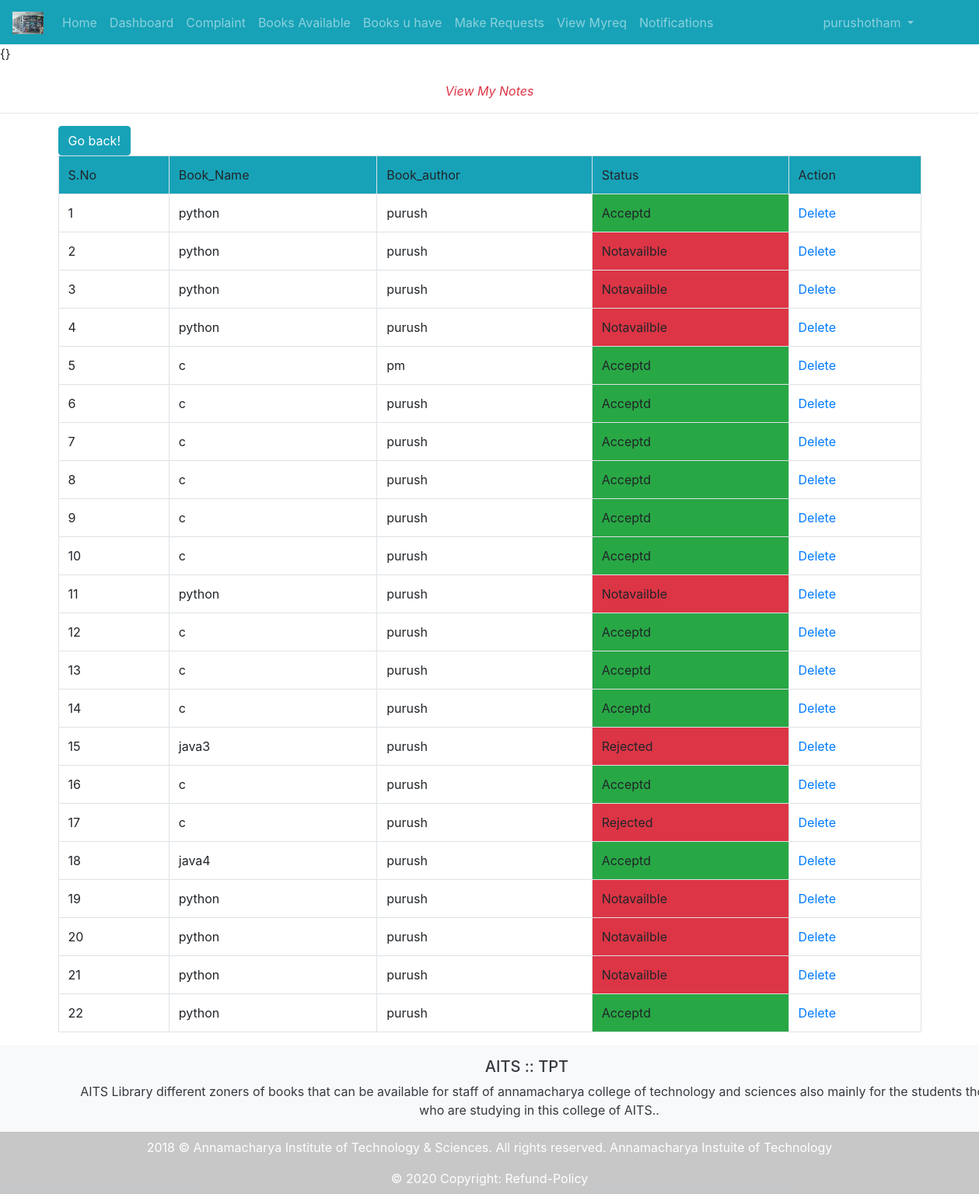
Page /myreq/ (signed in) on the committed database.
### NoteApp/models.py (models this page shows)
class st_admin_data(models.Model):
	Rg_No=models.CharField(max_length=120)
	Branch=models.CharField(max_length=120)
	Name=models.CharField(max_length=120)
	issue_status=models.IntegerField(default=0)
	Book_name=models.CharField(max_length=120)
	Book_author=models.CharField(max_length=120)
	Book_count=models.IntegerField(default=0)
	Issue_date=models.DateField(blank=True,null=True)
	Expire_date=models.DateField(blank=True,null=True)
	uid=models.ForeignKey(User,on_delete=models.CASCADE)

### NoteApp/views.py (the view)
# urls.py: path('myreq/',views.myreq,name='myreq'),
@login_required
def myreq(req):
	notes=st_admin_data.objects.filter(uid_id=req.user.id)
	return render(req,'html/myres.html',{'data':notes})

### NoteApp/templates/html/myres.html (shortened to what this page needs)
{% extends 'html/base.html' %}
{% load static %}
{% block content %}
<div class="text-center text-danger">
	<br>
	<span><i>View My Notes</i></span>
</div>
<hr>
<div class="container">
	<table class="table table-bordered">
		<input type="button" value="Go back!" class="btn btn-info" onclick="history.back()">
		<tr class="bg bg-info">
			<td>S.No</td>
			<td>Book_Name</td>
			<td>Book_author</td>
			<td>Status</td>
			<td>Action</td>
		</tr>
				{% for i in data %}
				<tr>
					<td>{{forloop.counter}}</td>
					<td>{{i.Book_name}}</td>
					<td>{{i.Book_author}}</td>
					{% if i.issue_status is 0 %}
					<td class="bg bg-warning">pending</td>
					{% elif i.issue_status is 1 %}
					<td class="bg bg-success">Acceptd</td>
					{% elif i.issue_status is 2 %}
					<td class="bg bg-danger">Rejected</td>
					{% else %}
					<td class="bg bg-danger">Notavailble</td>
					{% endif %}
					<td><a class="confirm-delete" href="{% url 'datadelete' i.id %}">Delete</a></td>
				</tr>
			{% endfor %}
	</table>
</div>
{% endblock %}

### NoteApp/templates/html/navbar.html (shortened to what this page needs)
{% load static %}
<nav class="navbar navbar-expand-sm bg-info navbar-dark  navbar-expand-sm">
  <a class="navbar-brand" href="{% url 'hm' %}">
    <img src="{% static 'images/libnew.jpg' %}" alt="logo" style="width:40px;">
  </a>
  <div class="collapse navbar-collapse" id="collapsibleNavbar">
  <ul class="navbar-nav">
    {% if not user.is_authenticated %}
    <li class="nav-item">
      <a class="nav-link" href="{% url 'hm' %}">Home</a>
    </li>
    <li class="nav-item">
      <a class="nav-link" href="{% url 'at' %}">AboutUs</a>
    </li>
   <li class="nav-item">
      <a class="nav-link" href="{% url 'ct' %}">Contactdetails</a>
    </li>
    {% else %}
    {% if user.is_superuser %}
     <li class="nav-item">
      <a class="nav-link" href="{% url 'hm' %}">Home</a>
    </li>
     <li class="nav-item">
      <a class="nav-link" href="{% url 'dsh' %}">Dashboard</a>
    </li>
    <li class="nav-item">
      <a class="nav-link" href="{% url 'complaint' %}">Complaint</a>
    </li>
    <li class="nav-item">
      <a class="nav-link" href="{% url 'books_avail' %}">Books Available</a>
    </li>
    <li class="dropdown">
      <a type="button" class="nav-link dropdown-toggle" data-toggle="dropdown">Books Status</a>
      <div class="dropdown-menu">
        <a class="dropdown-item" href="{% url 'Books' %}">Issued Books</a>
      <a class="dropdown-item" href="{% url 'books_return'%}">Return Books</a></div>
    </li>
    <li class="nav-item">
      <a class="nav-link" href="{% url 'Books' %}">Students Requests</a>
    </li>
     <li class="nav-item" style='display:inline'>
      <a class="nav-link" href="{% url 'viewn' %}">Notifications</a><sub class="text-light">View<sup class="text-danger">{{d}}</sup></sub>
    </li>
    {% else %}
      <li class="nav-item">
      <a class="nav-link" href="{% url 'hm' %}">Home</a>
    </li>
     <li class="nav-item">
      <a class="nav-link" href="{% url 'dsh' %}">Dashboard</a>
    </li>
    <li class="nav-item">
      <a class="nav-link" href="{% url 'complaint' %}">Complaint</a>
    </li>
    <li class="nav-item">
      <a class="nav-link" href="{% url 'studentbooks_avail' %}">Books Available</a>
    </li>
     <li class="nav-item">
      <a class="nav-link" href="{% url 'Books' %}">Books u have</a>
    </li>
    <li class="nav-item">
      <a class="nav-link" href="{% url 'send_request' %}">Make Requests</a>
    </li>
    <li class="nav-item">
        <a class="nav-link" href="{% url 'myreq' %}">View Myreq</a>
      </li>
     <li class="nav-item">
      <a class="nav-link" href="{% url 'Books' %}">Notifications</a>
    </li>
    {% endif %}
    {% endif %}
  </ul>
  <ul class="navbar-nav ml-auto" style="margin-right:60px">
    {% if not user.is_authenticated %}
    <li class="nav-item">
      <a class="nav-link" href="{% url 'log' %}">LogIn</a>
    </li>
    {% else %}
  <li class="dropdown">
    <a type="button" class="nav-link dropdown-toggle" data-toggle="dropdown">
      {{user.username}}
    </a>
</li>
{% endif %}
</ul>
</div>
</nav>

### rows in the picture
st_admin_data: Book_name "python", Book_author "purush", issue_status "Acceptd"
st_admin_data: Book_name "python", Book_author "purush", issue_status "Notavailble"
st_admin_data: Book_name "python", Book_author "purush", issue_status "Notavailble"
st_admin_data: Book_name "python", Book_author "purush", issue_status "Notavailble"
st_admin_data: Book_name "c", Book_author "pm", issue_status "Acceptd"
st_admin_data: Book_name "c", Book_author "purush", issue_status "Acceptd"
st_admin_data: Book_name "c", Book_author "purush", issue_status "Acceptd"
st_admin_data: Book_name "c", Book_author "purush", issue_status "Acceptd"
st_admin_data: Book_name "c", Book_author "purush", issue_status "Acceptd"
st_admin_data: Book_name "c", Book_author "purush", issue_status "Acceptd"
st_admin_data: Book_name "python", Book_author "purush", issue_status "Notavailble"
st_admin_data: Book_name "c", Book_author "purush", issue_status "Acceptd"
st_admin_data: Book_name "c", Book_author "purush", issue_status "Acceptd"
st_admin_data: Book_name "c", Book_author "purush", issue_status "Acceptd"
st_admin_data: Book_name "java3", Book_author "purush", issue_status "Rejected"
st_admin_data: Book_name "c", Book_author "purush", issue_status "Acceptd"
st_admin_data: Book_name "c", Book_author "purush", issue_status "Rejected"
st_admin_data: Book_name "java4", Book_author "purush", issue_status "Acceptd"
st_admin_data: Book_name "python", Book_author "purush", issue_status "Notavailble"
st_admin_data: Book_name "python", Book_author "purush", issue_status "Notavailble"
st_admin_data: Book_name "python", Book_author "purush", issue_status "Notavailble"
st_admin_data: Book_name "python", Book_author "purush", issue_status "Acceptd"

### other values in the picture
{{ user.username }} "purushotham"
